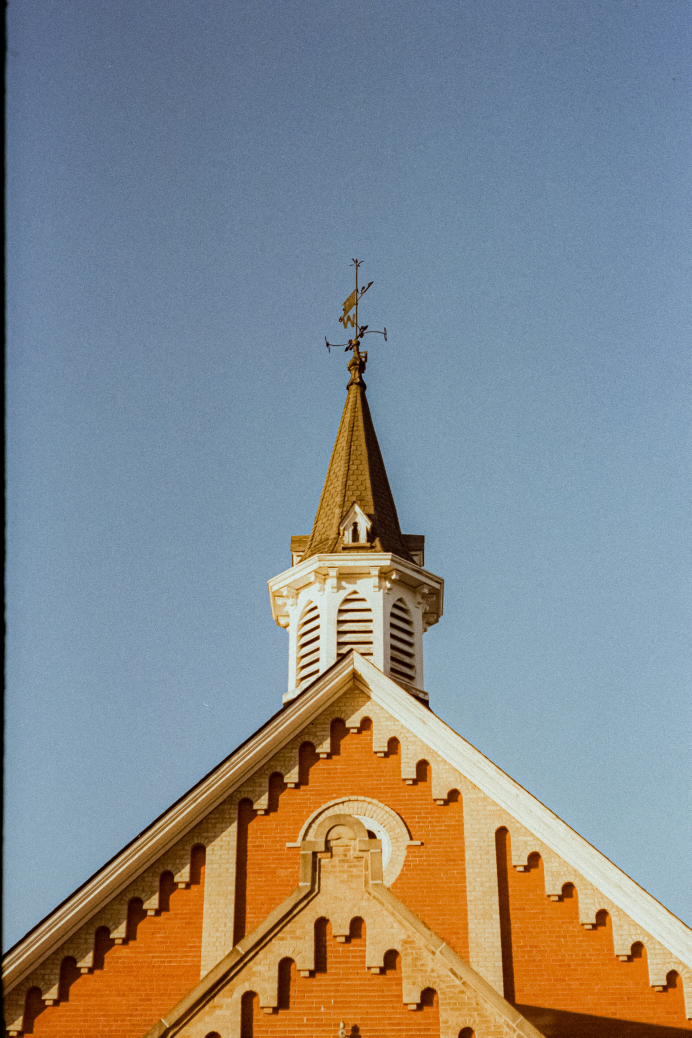
#> input picture images/2.jpg, 2075 x 3112 px (shown at 1/3 size)
$ python main.py
#> lines starting #> are read from the running program, lines starting #| are printed output that depends on the picture
### filter.py
import math
import random
from PIL import Image


class filters:

    # [91 lines left out: functions grayscale, blur, sharpen, not called in this run]

    def quantize(self, image):
        '''reduces the number of distinct colors by snapping each channel to the nearest multiple of 64'''

        image_load = image.load()
        width, height = image.size

        for x in range(width):
            for y in range(height):
                r, g, b = image_load[x, y]
                r = min((r // 64) * 64, 255)
                g = min((g // 64) * 64, 255)
                b = min((b // 64) * 64, 255)
                image_load[x, y] = (r, g, b)

        return image

    # [420 lines left out: functions invert, edge_detect, painterly, sepia, horizontal_flip, vertical_flip and 7 more, not called in this run]

### main.py
from PIL import Image, ImageFilter
from filter import filters


def main():
    f = filters()
    image = Image.open("images/2.jpg").convert("RGB")
#> image is the input picture: PIL image 2075x3112 RGB; mean R, G, B 134.4, 137.7, 138.1

    # img =image.filter(ImageFilter.GaussianBlur(radius=5))
    img = f.quantize(image)
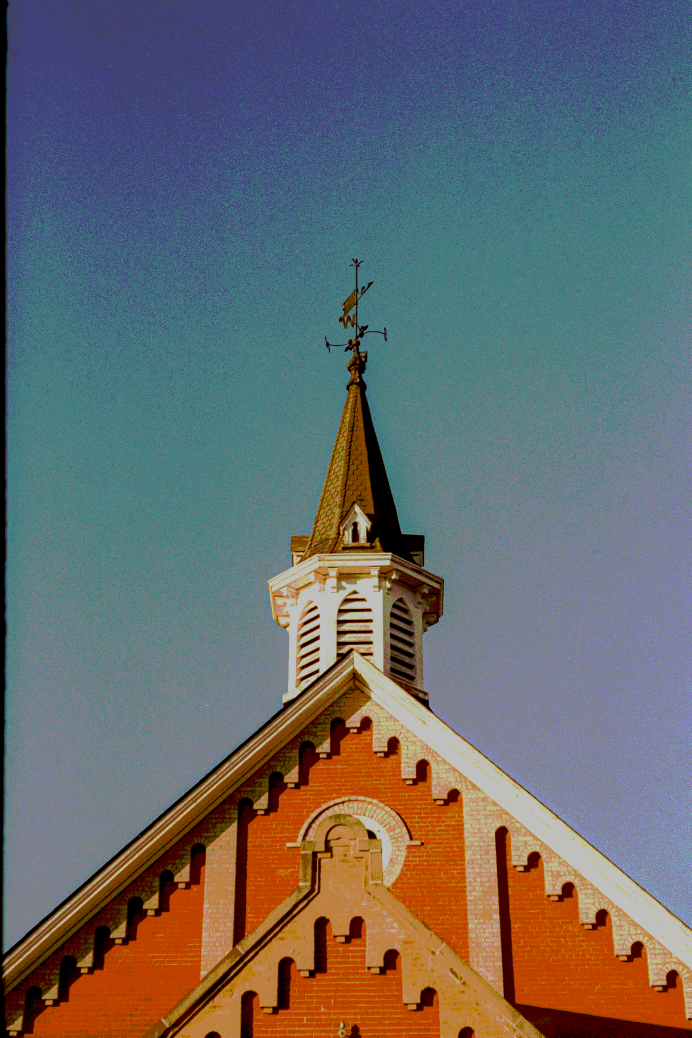
#> img: PIL image 2075x3112 RGB (shown at 1/3 size); mean R, G, B 103.6, 106.3, 107.5
    img.save("images/filtered/out1.png")


if __name__ == "__main__":
    main()

$ run again, with images/3.jpg copied over images/2.jpg
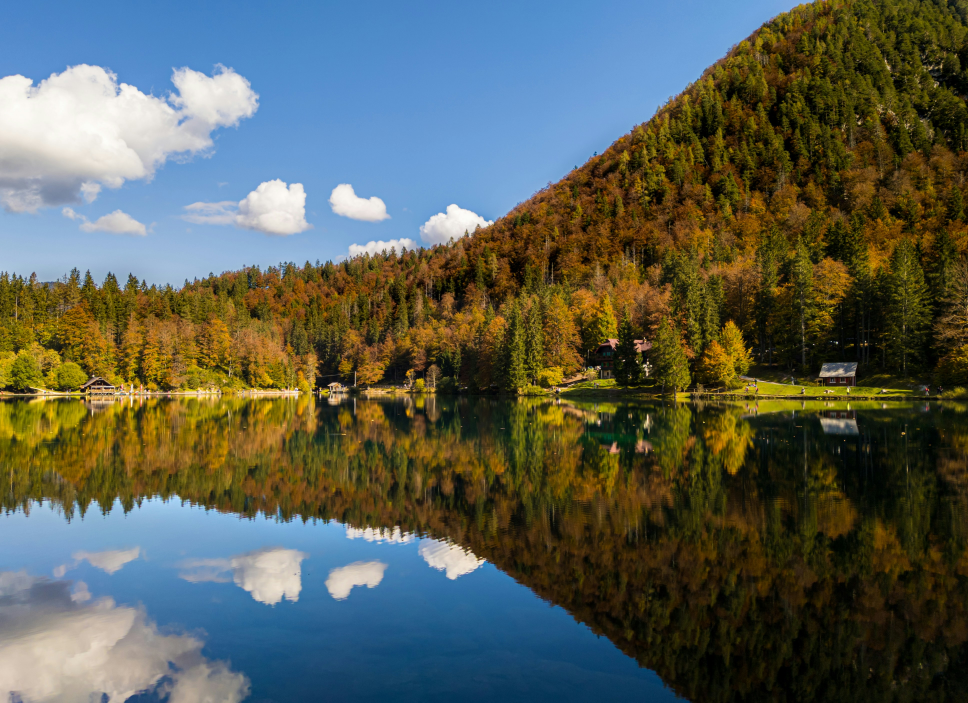
#> input picture images/3.jpg, 3872 x 2811 px (shown at 1/4 size)
#> in main, image is the input picture: PIL image 3872x2811 RGB; mean R, G, B 89.1, 95.1, 84.3
#> in main, `img = f.quantize(image)`:
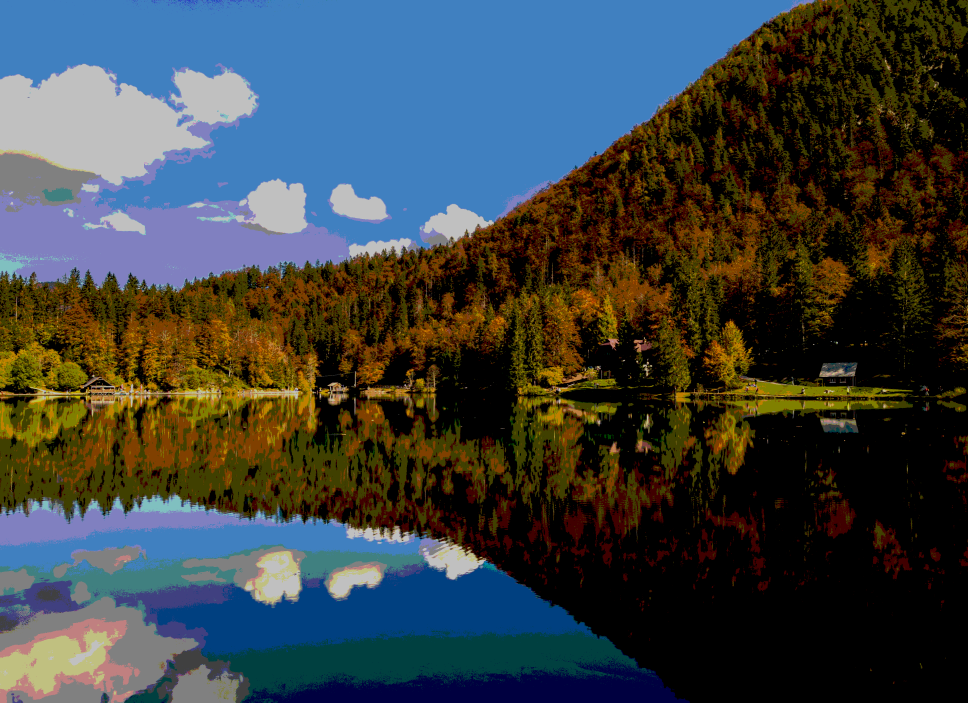
#> img: PIL image 3872x2811 RGB (shown at 1/4 size); mean R, G, B 59.4, 65.9, 66.9

$ run again, with images/4.jpg copied over images/2.jpg
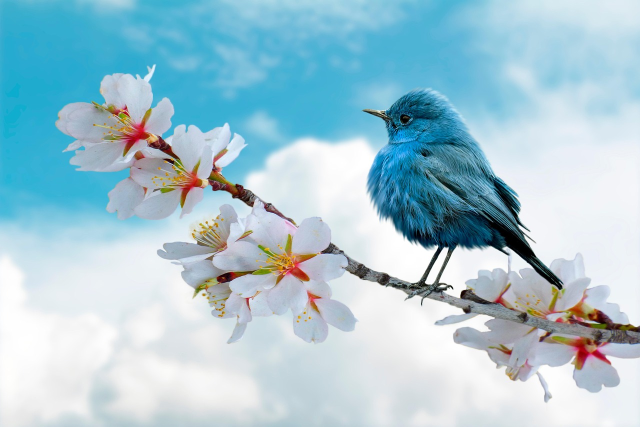
#> input picture images/4.jpg, 1280 x 853 px (shown at 1/2 size)
#> in main, image is the input picture: PIL image 1280x853 RGB; mean R, G, B 165.5, 199.2, 211.7
#> in main, `img = f.quantize(image)`:
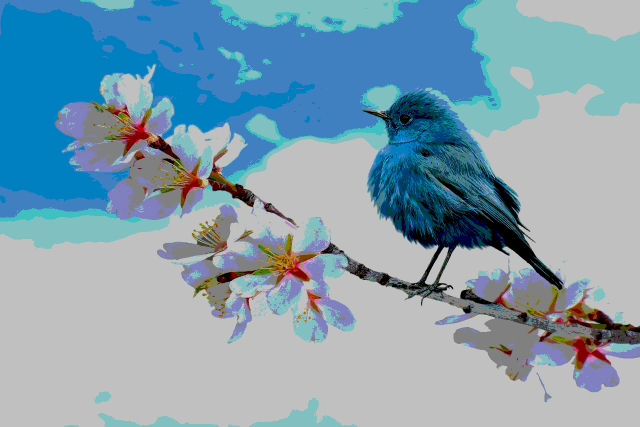
#> img: PIL image 1280x853 RGB (shown at 1/2 size); mean R, G, B 129.9, 159.8, 176
